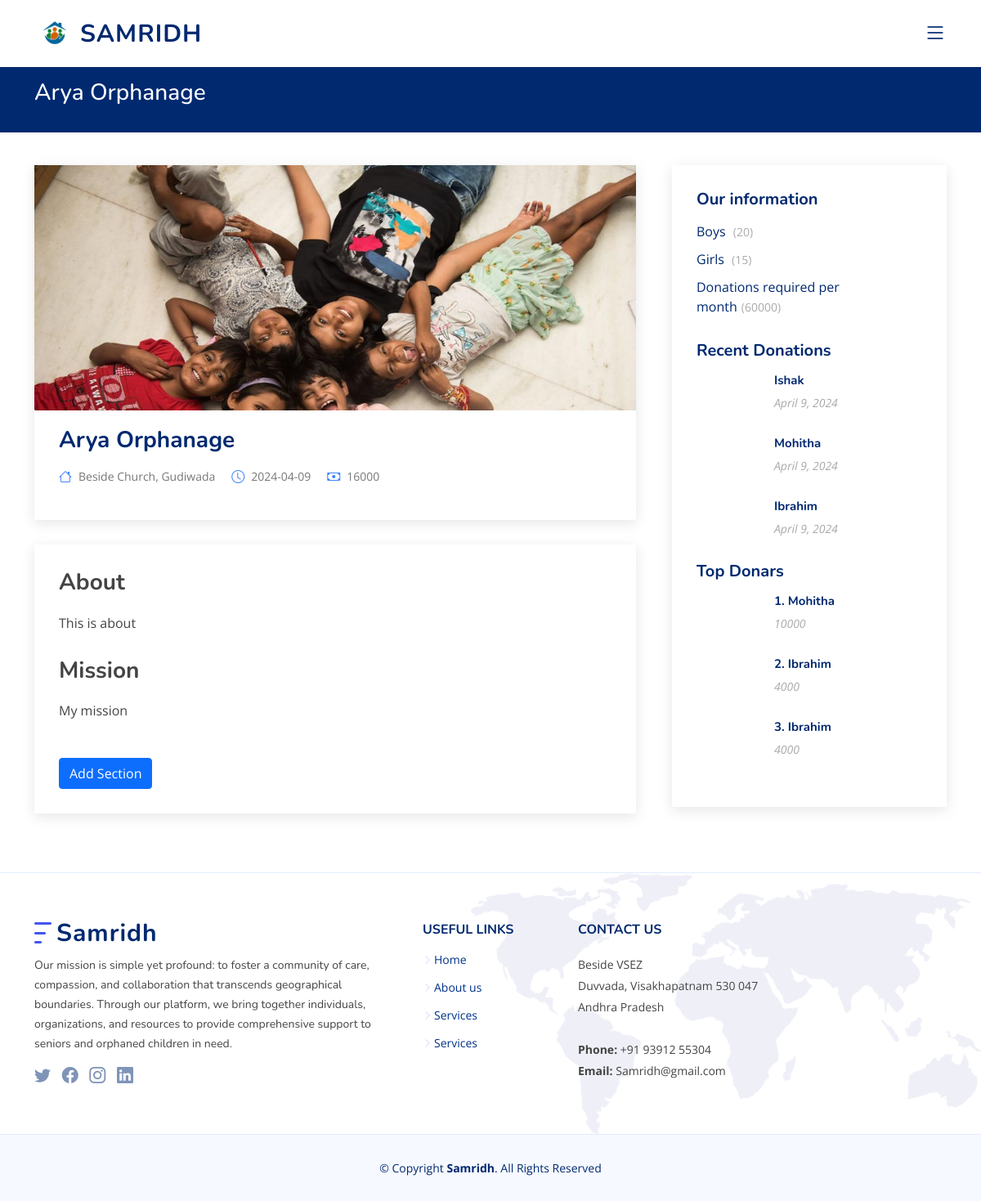
Screenshot of /Organization/profile/ (signed in) with the database file from the repository.
### Organization/models.py (models this page shows)
class VerifiedOrganizations(models.Model):
    id = models.AutoField(primary_key = True)
    registration_number = models.CharField(max_length = 20, unique = True)
    profile_photo = models.ImageField(upload_to='verified_organizations/', default='verified_organizations/Org_dp.jpg')
    certificate = models.FileField(upload_to='verified_organizations/certificate/', null=True, blank=True)
    email = models.EmailField(max_length=254, unique = True)
    phone_number = models.CharField(max_length=10, unique = True)
    name = models.CharField(max_length = 100)
    Type = models.CharField(max_length=50, default = '')
    address = models.CharField(max_length = 100)
    state = models.CharField(max_length = 30)
    pincode = models.CharField(max_length = 7)
    password = models.CharField(max_length = 150, default = '')
    head_id = models.ForeignKey("OrganizationHeads" , on_delete=models.CASCADE)
    date = models.DateField(auto_now_add=True, auto_now = False)
    amount = models.IntegerField(default=0)

### Payment/models.py (models this page shows)
class Donations(models.Model):
    id = models.AutoField(primary_key = True)
    organization_id = models.ForeignKey("Organization.VerifiedOrganizations", on_delete=models.CASCADE)
    organization_name = models.CharField(max_length = 100, default = '')
    organization_type= models.CharField( max_length=50, default = 'Orphanage')
    donor_id = models.ForeignKey("Donor.Donors", on_delete=models.CASCADE)
    donor_name = models.CharField(max_length = 100, default = '')
    amount = models.IntegerField()
    transaction_id = models.CharField( max_length=200, unique = True)
    message = models.CharField( max_length=200, default = '')
    date = models.DateField(auto_now_add=True)

### Organization/views.py (the view)
# urls.py: path('profile/', ProfileView, name = 'profile'),
def ProfileView(request):
    if 'Auth' in request.session :
        org = VerifiedOrganizations.objects.get(id = request.session['id'])
        head = org.head_id
        stats = OrganizationStatistics.objects.get(organization_id = request.session['id'])
        info = OrganizationProfile.objects.get(organization_id = request.session['id'])
        json_data = info.fields  # Access your JSONField
        fields = json.loads(json_data)  # Parse JSON string to Python dictionary
        context = {
            'id' : org.id,
            'registration_number': org.registration_number,
            'org_email': org.email,
            'org_phone_number': org.phone_number,
            'org_name': org.name,
            'org_type': org.Type,
            'org_address': org.address,
            'org_state': org.state,
            'org_pincode': org.pincode,
            'date': org.date.strftime('%Y-%m-%d'),
            'head_firstname': head.firstname,
            'head_lastname': head.lastname,
            'head_email': head.email,
            'head_phone_number': head.phone_number,
            'photo' : org.profile_photo.url,
            'expenditure' : stats.expenditure,
            'women' : stats.number_of_women,
            'men' : stats.number_of_men,
            'boys' : stats.number_of_boys,
            'girls' : stats.number_of_girls,
            'total_amount' : Donations.objects.filter(organization_id = org.id).aggregate(total_amount=Sum('amount'))['total_amount'],
        }
        try:
            donations = Donations.objects.filter(organization_id = request.session['id'])[:3]
        except :
            donations = ''
        request.session['user'] = context
    else :
        return HttpResponse('<h1> Session expired.. Login again </h1>')
    top_donors = Donations.objects.filter(organization_id=request.session['id']).values('amount', 'donor_name').annotate(total_amount=Sum('amount')).order_by('-total_amount')[:3]
    for donor in top_donors:
        donor['total'] = Donations.objects.filter(organization_id = request.session['id'], donor_name=donor['donor_name']).aggregate(total=Sum('amount'))['total']
    return render(request, 'Org_dashboard.html',{"donations" : donations, 'topdonors' : top_donors, 'fields' : fields})

### Organization/Templates/Org_dashboard.html (shortened to what this page needs)
{% extends 'Org_Base.html' %}
{% load static %}
{% block Dashboard %}
<main id="main">
  <section class="breadcrumbs">
    <div class="container">
      <h2>{{request.session.user.org_name}}</h2>
    </div>
  </section>
  <section id="blog" class="blog">
    <div class="container" data-aos="fade-up">
      <div class="row">
        <div class="col-lg-8 entries">
          <article class="entry entry-single">
            <div class="entry-img">
              <img src="{{ request.session.user.photo }}" alt="" class="img-fluid">
            </div>
            <h2 class="entry-title">
              <a href="">{{request.session.user.org_name}}</a>
            </h2>
            <div class="entry-meta">
              <ul>
                <li class="d-flex align-items-center"><i class="bi bi-house"></i> <a href="blog-single.html">{{ request.session.user.org_address }}</a></li>
                <li class="d-flex align-items-center"><i class="bi bi-clock"></i> <a href="blog-single.html"><time datetime="2020-01-01">{{ request.session.user.date }}</time></a></li>
                <li class="d-flex align-items-center"><i class="bi bi-cash"></i> <a href="blog-single.html">{{ request.session.user.total_amount }}</a></li>
              </ul>
            </div>
          </article>
          <article class="entry entry-single">
            {% for key, val in fields.items %}
              <div class="about-section">
                  <h2 class="entry-title">{{key}}</h2>
                  <p id="{{key|lower}}">{{val}}</p>
              </div>
            {% endfor %}
            <button type="button" class="btn btn-primary mt-3" onclick="openAddSectionModal()">Add Section</button>
          </article>
        </div>
        <div class="col-lg-4">
          <div class="sidebar">
            <h3 class="sidebar-title">Our information</h3>
            <div class="sidebar-item categories">
              <ul>
                {% if request.session.user.org_type == 'Orphanage' %}
                <li><a href="#">Boys <span>({{request.session.user.boys}})</span></a></li>
                <li><a href="#">Girls <span>({{request.session.user.girls}})</span></a></li>
                {% endif %}
                <li><a href="#">Donations required per month<span>({{request.session.user.expenditure}})</span></a></li>
              </ul>
            </div>
            <h3 class="sidebar-title">Recent Donations</h3>
            {% if donations.count > 0 %}
            {% for donation in donations %}
            <div class="sidebar-item recent-posts">
              <div class="post-item clearfix">
                <h4><a href="blog-single.html">{{ donation.donor_name }}</a></h4>
                <time datetime="2020-01-01">{{ donation.date }}</time>
              </div>
            </div>
            {% endfor %}
            {% else %}
            <div class="sidebar-item recent-posts">
              <div class="post-item clearfix">
                <h4><a href="blog-single.html">No Donations ☹️</a></h4>
              </div>
            </div>
            {% endif %}
            <h3 class="sidebar-title">Top Donars</h3>
            {% if donations.count > 0 %}
            {% for donation in topdonors %}
            <div class="sidebar-item recent-posts">
              <div class="post-item clearfix">
                <h4><a href="blog-single.html">{{forloop.counter}}. {{ donation.donor_name }}</a></h4>
                <time datetime="2020-01-01">{{ donation.total }}</time>
              </div>
            </div>
            {% endfor %}
            {% else %}
            <div class="sidebar-item recent-posts">
              <div class="post-item clearfix">
                <h4><a href="blog-single.html">No Donations ☹️</a></h4>
              </div>
            </div>
            {% endif %}
          </div>
        </div>
      </div>
    </div>
  </section>
</main>
{% endblock Dashboard %}

### Main/static/css/Org_profile.css (style rules this page uses)
:root { scroll-behavior: smooth; }
body { font-family: "Open Sans", sans-serif; color: #444444; }
a { color: #4154f1; text-decoration: none; }
h1, h2, h3, h4, h5, h6 { font-family: "Nunito", sans-serif; }
.breadcrumbs { padding: 15px 0; background: #012970; min-height: 40px; margin-top: 82px; color: #fff; }
.breadcrumbs h2 { font-size: 28px; font-weight: 500; }
.blog { padding: 40px 0 20px 0; }
.blog .entry { padding: 30px; margin-bottom: 60px; box-shadow: 0 4px 16px rgba(0, 0, 0, 0.1); }
.blog .entry .entry-img { max-height: 300px; margin: -30px -30px 20px -30px; overflow: hidden; }
.blog .entry .entry-title { font-size: 28px; font-weight: bold; padding: 0; margin: 0 0 20px 0; }
.blog .entry .entry-title a { color: #012970; transition: 0.3s; }
.blog .entry .entry-meta { margin-bottom: 15px; color: #4084fd; }
.blog .entry .entry-meta ul { display: flex; flex-wrap: wrap; list-style: none; align-items: center; padding: 0; margin: 0; }
.blog .entry .entry-meta ul li+li { padding-left: 20px; }
.blog .entry .entry-meta i { font-size: 16px; margin-right: 8px; line-height: 0; }
.blog .entry .entry-meta a { color: #777777; font-size: 14px; display: inline-block; line-height: 1; }
.blog .entry-single { margin-bottom: 30px; }
.blog .sidebar { padding: 30px; margin: 0 0 60px 20px; box-shadow: 0 4px 16px rgba(0, 0, 0, 0.1); }
.blog .sidebar .sidebar-title { font-size: 20px; font-weight: 700; padding: 0 0 0 0; margin: 0 0 15px 0; color: #012970; position: relative; }
.blog .sidebar .sidebar-item { margin-bottom: 30px; }
.blog .sidebar .categories ul { list-style: none; padding: 0; }
.blog .sidebar .categories ul li+li { padding-top: 10px; }
.blog .sidebar .categories ul a { color: #012970; transition: 0.3s; }
.blog .sidebar .categories ul a span { padding-left: 5px; color: #aaaaaa; font-size: 14px; }
.blog .sidebar .recent-posts h4 { font-size: 15px; margin-left: 95px; font-weight: bold; }
.blog .sidebar .recent-posts h4 a { color: #012970; transition: 0.3s; }
.blog .sidebar .recent-posts time { display: block; margin-left: 95px; font-style: italic; font-size: 14px; color: #aaaaaa; }

### Organization/static/css/Edit.css (style rules this page uses)
.about-section { margin-bottom: 30px; }
.about-section { position: relative; }

### rows the page displays
VerifiedOrganizations: session.user.org_name "Arya Orphanage", session.user.org_address "Beside Church, Gudiwada"
Donations: donor_name "Ishak", date "April 9, 2024"
Donations: donor_name "Mohitha", date "April 9, 2024"
Donations: donor_name "Ibrahim", date "April 9, 2024"

### other values shown
{{ request.session.user.date }} "2024-04-09"
{{ request.session.user.total_amount }} "16000"
{{ key }} "About" "Mission"
{{ val }} "This is about" "My mission"
{{ request.session.user.boys }} "20"
{{ request.session.user.girls }} "15"
{{ request.session.user.expenditure }} "60000"
{{ donation.donor_name }} "Mohitha" "Ibrahim" "Ibrahim"
{{ donation.total }} "10000" "4000" "4000"
